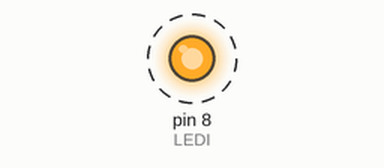
This sketch was run on a simulated Arduino Uno, built with avr-gcc and run on an emulated ATmega328P. Parts: output pins drawn as LEDs (lit = HIGH). Dashed ring = blinking.

Above: at 0.2 s.
Timing chart, 0 to 3.0 s (numbered marks = the images above):
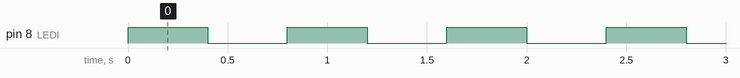

Measured:
- by itself, pin 8 (LEDI): alternates HIGH for 0.40 s and LOW for 0.40 s

The sketch:

arduino3.ino
```cpp
#define VIIVE 400
#define LEDI 8
void setup() {
  // put your setup code here, to run once:
pinMode(LEDI, OUTPUT);
}
void vilkutaLedia(){
  digitalWrite(LEDI,HIGH);
  delay(VIIVE);
  digitalWrite(LEDI,LOW);
  delay(VIIVE);

}
void loop() {
  // put your main code here, to run repeatedly:
vilkutaLedia();
}
```
